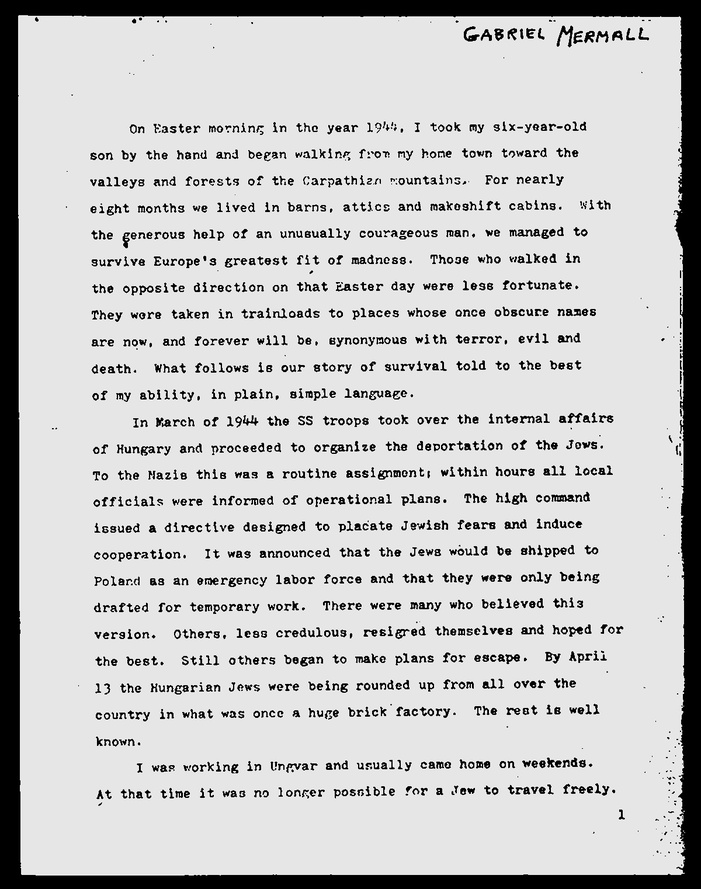
#> input picture ocr/temp/no_noise.jpg, 701 x 889 px, shrunk from 1200 x 1522 before the run
$ jupyter execute --allow-errors 02.ipynb
#> lines starting #> are read from the running program, lines starting #| are printed output that depends on the picture; after the words box and inside, x2 and y2 are one past the last pixel; in counts of white or black regions, pixels touching at a corner belong together
# Intro to PyTesseract

[cell 1]
import pytesseract
from PIL import Image

[cell 2]
img_file = 'data/page_01.jpg'
no_noise = 'temp/no_noise.jpg'

[cell 3]
img = Image.open(no_noise)
#> img is the input picture: PIL image 701x889 L; min 0, max 255, mean 197

#> (a cell that did not finish here is left out)

#> (a cell that did not finish here is left out)

### OCR an index

[cell 6]
import pytesseract
from PIL import Image

[cell 7]
image_file = 'data/index_02.jpg'
img = Image.open(image_file)
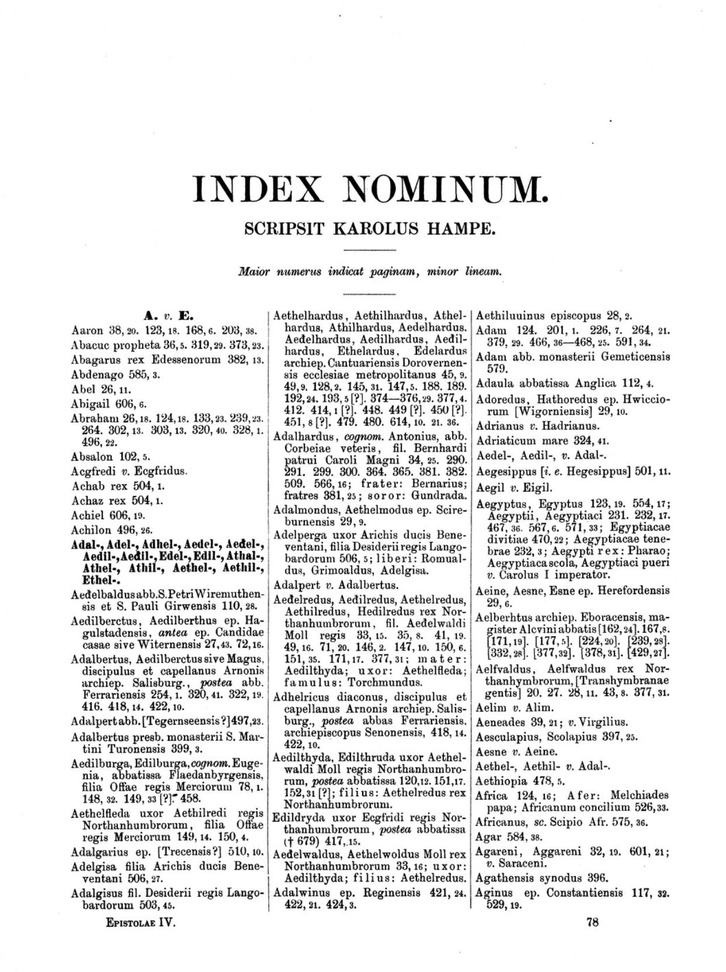
#> input picture ocr/data/index_02.JPG, 726 x 972 px, shrunk from 1243 x 1664 before the run, found by its file name
#> img is the input picture: PIL image 726x972 RGB; min 0, max 255, mean 232.5

#> (a cell that did not finish here is left out)

#> (a cell that did not finish here is left out)

### Bounding Boxes

Identifying components and columns in an image with several columns with Latin text.

[cell 10]
import pytesseract
import cv2

[cell 11]
image = cv2.imread('data/index_02.jpg')
base_image = image.copy()

[cell 12]
# We convert our image into a scale of colors to gray
gray = cv2.cvtColor(image, cv2.COLOR_BGR2GRAY)

file = 'temp/index_gray.png'
cv2.imwrite(file, gray)
#> Out = True

[cell 13]
Image.open(file)

#### Blurring our text is going to allow us not to make our more legible, but to help us find better the structure of the text in the image

[cell 14]
blur = cv2.GaussianBlur(gray, (7,7), 0)
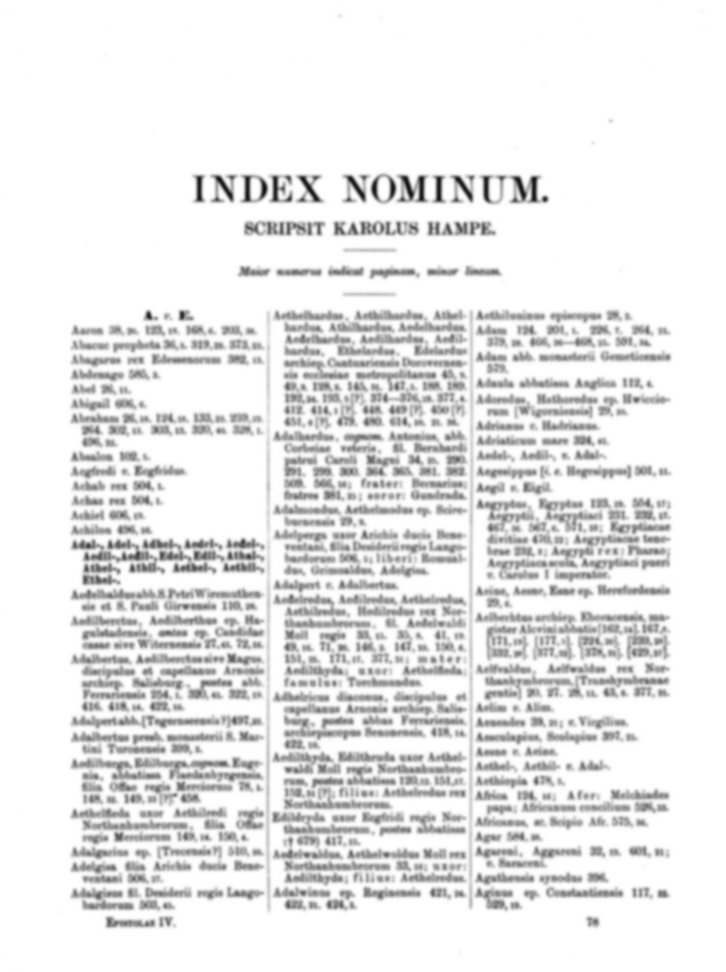
#> blur: shape (972, 726); min 16, max 255, mean 232.6
cv2.imwrite('temp/index_blur.png', blur)
Image.open('temp/index_blur.png')

[cell 15]
"""This line of code applies a binary threshold to an image using Otsu's method.
It converts the blurred image into a white-and-black (binary) image by automatically
determining the optimal threshold. Pixels below the threshold become black, and those above
become white. This technique is often used for image segmentation, making it easier to
distinguish objects in the image."""

thresh = cv2.threshold(blur, 0, 255, cv2.THRESH_BINARY_INV + cv2.THRESH_OTSU)[1]
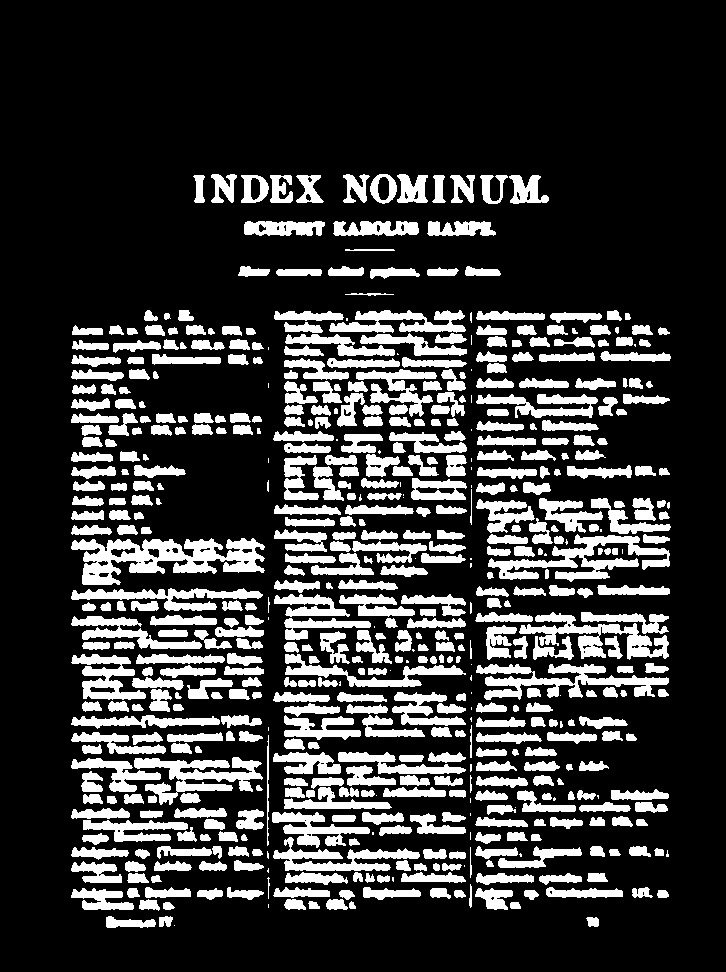
#> thresh: shape (972, 726); 21.5% white; 580 white regions (60 under 20 px), largest, box (x1, y1, x2, y2) and area: (71, 538, 265, 585) 4744, (488, 534, 670, 582) 3135, (476, 664, 669, 700) 2890

cv2.imwrite('temp/index_thresh.png', thresh)

Image.open('temp/index_thresh.png')

### Dilation and Erosion

[cell 16]
# We're doing erosion to improve the structure of our image
kernel = cv2.getStructuringElement(cv2.MORPH_RECT, (3, 13))
cv2.imwrite('temp/index_kernel.png', kernel)

Image.open('temp/index_kernel.png')

[cell 17]
# This is is going to help us to create indivual components in our and segment the differents part of our text
dilate = cv2.dilate(thresh, kernel, iterations=1)
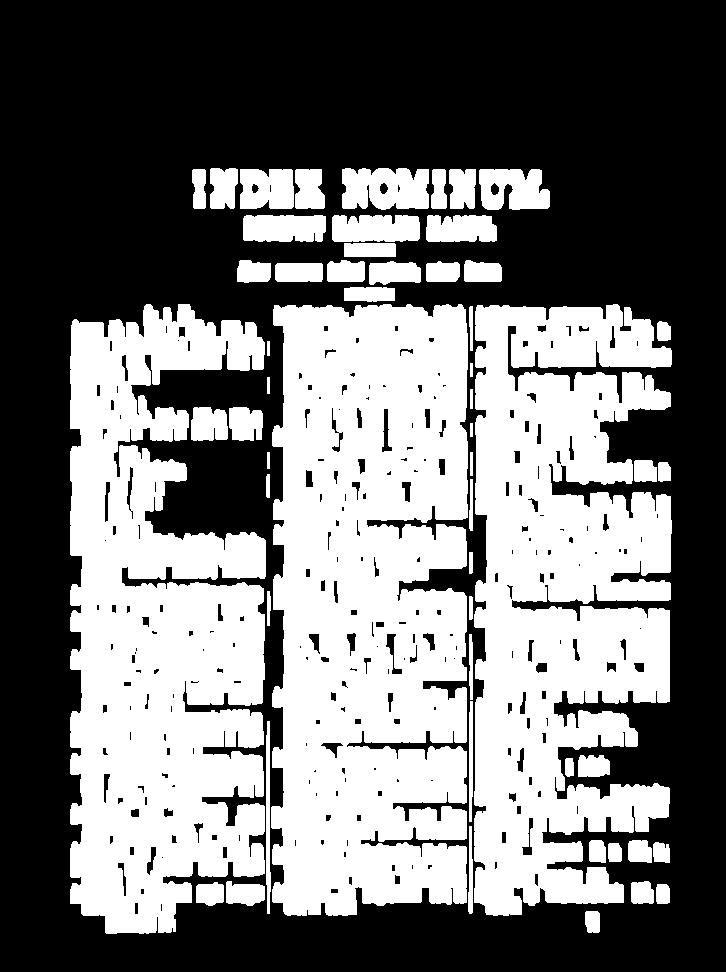
#> dilate: shape (972, 726); 45.1% white; 55 white regions
cv2.imwrite('temp/index_dilate.png', dilate)
Image.open('temp/index_dilate.png')

[cell 18]
# Find the contours in the image.
# cv2.RETR_EXTERNAL retrieves only the outer contours.
# cv2.CHAIN_APPROX_SIMPLE compresses horizontal, vertical, and diagonal segments and leaves only their end points.
cnts = cv2.findContours(dilate, cv2.RETR_EXTERNAL, cv2.CHAIN_APPROX_SIMPLE)
#> cnts = 55 contours; largest, box (x1, y1, x2, y2) and area: (271, 304, 468, 916) 106866, (474, 304, 672, 916) 89226, (70, 304, 266, 934) 89196, (342, 168, 429, 210) 3086, (479, 169, 550, 210) 2270

# Handle different OpenCV versions:
# If the result has two elements (OpenCV 2 or 4), take the first one.
# If it has three elements (OpenCV 3), take the second one.
cnts = cnts[0] if len(cnts) == 2 else cnts[1]

cnts = sorted(cnts, key=lambda x : cv2.boundingRect(x)[0])

[cell 19]
results = []

#> (the rest of this cell did not finish here and is left out)

[cell 20]
entities = []

for item in results:
    item = item.strip().replace("\n", '')
    item = item.split(' ')[0]
    if len(item) > 3:
        if item[0] == 'A' and '-' not in item:
            item = item.split('.')[0].replace(',', '').replace(';', '')
            entities.append(item)
